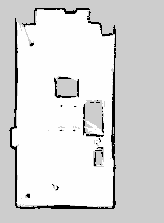
#> input picture src/map_image/turtlebot3_burger_example_map.pgm, 164 x 223 px
$ python slam_to_wall_shell_from_pgm.py
#> lines starting #> are read from the running program, lines starting #| are printed output that depends on the picture; after the words box and inside, x2 and y2 are one past the last pixel; in counts of white or black regions, pixels touching at a corner belong together
"""
slam_to_wall_shell_from_pgm.py
────────────────────────────────────────────
입력:
  - map.pgm (SLAM 점유맵) ← 필수
출력(public/에 저장):
  - map_outline.png    : 외벽만 그린 PNG
  - wall_shell.json    : Extrude용 outer/inner 경로 (픽셀 단위)
  - meta.json          : resolution, origin, width, height, rotateCCW90
"""

import cv2
import numpy as np
import json
from pathlib import Path

# ======== 경로 설정 ========
BASE_DIR = Path(__file__).resolve().parent.parent  # react 프로젝트 루트
PGM_PATH = BASE_DIR / 'src' / 'map_image' / 'turtlebot3_burger_example_map.pgm'

OUT_PUBLIC = BASE_DIR / 'public'
OUTLINE_PNG = OUT_PUBLIC / 'map_outline.png'
SHELL_JSON  = OUT_PUBLIC / 'wall_shell.json'
META_JSON   = OUT_PUBLIC / 'meta.json'

# ======== 메타 기본값 ========
RESOLUTION = 0.05               # m/px
ORIGIN = {"x0": 0.0, "y0": 0.0} # meters
ROTATE_CCW_90 = True            # PNG/JSON 저장 시 회전 여부

# ======== 외벽 추출 파라미터 ========
THRESH_METHOD      = cv2.THRESH_BINARY + cv2.THRESH_OTSU
CLOSE_KERNEL_SIZE  = 5
CLOSE_ITER         = 2
AREA_MIN_RATIO     = 0.01
BORDER_TOL         = 3
APPROX_EPS_RATIO   = 0.012
WALL_THICKNESS     = 6
OFFSET_PX          = 5  # inner offset
# ====================================

def extract_outer_contours(gray: np.ndarray):
    """ 흑백(SLAM PGM) → 외벽 컨투어 """
    h, w = gray.shape
    _, bw = cv2.threshold(gray, 0, 255, THRESH_METHOD)
    if (bw == 0).sum() < (bw == 255).sum():
        bw = cv2.bitwise_not(bw)

    kern = cv2.getStructuringElement(cv2.MORPH_RECT, (CLOSE_KERNEL_SIZE, CLOSE_KERNEL_SIZE))
    bw = cv2.morphologyEx(bw, cv2.MORPH_CLOSE, kern, iterations=CLOSE_ITER)

    contours, _ = cv2.findContours(bw, cv2.RETR_EXTERNAL, cv2.CHAIN_APPROX_NONE)

    filtered = []
    for c in contours:
        x, y, cw, ch = cv2.boundingRect(c)
        if (x <= BORDER_TOL and y <= BORDER_TOL and
            w - (x + cw) <= BORDER_TOL and h - (y + ch) <= BORDER_TOL):
            continue
        filtered.append(c)

    if not filtered:
        filtered = contours

    areas = [cv2.contourArea(c) for c in filtered]
    if areas:
        max_area = max(areas)
        filtered = [c for c in filtered if cv2.contourArea(c) > AREA_MIN_RATIO * max_area]

    approx_list = []
    for c in filtered:
        eps = APPROX_EPS_RATIO * cv2.arcLength(c, True)
        approx = cv2.approxPolyDP(c, eps, True)
        approx_list.append(approx)

    return approx_list, (h, w)

def write_outline_png(contours, shape, out_path: Path):
    h, w = shape
    canvas = np.full((h, w, 3), 255, np.uint8)
    cv2.drawContours(canvas, contours, -1, (0, 0, 0), WALL_THICKNESS)

    if ROTATE_CCW_90:
        canvas = cv2.rotate(canvas, cv2.ROTATE_90_COUNTERCLOCKWISE)
    out_path.parent.mkdir(parents=True, exist_ok=True)
    cv2.imwrite(str(out_path), canvas)
    print(f"✔ saved outline: {out_path}")

def compute_shell_json(contours, shape, out_json: Path):
    h, w = shape
    cnt = max(contours, key=cv2.contourArea)
    outer = np.squeeze(cnt).astype(int)

    mask = np.zeros((h, w), np.uint8)
    cv2.drawContours(mask, [cnt], -1, 255, thickness=cv2.FILLED)
    kernel = cv2.getStructuringElement(cv2.MORPH_ELLIPSE, (2*OFFSET_PX, 2*OFFSET_PX))
    eroded = cv2.erode(mask, kernel)

    inner_contours, _ = cv2.findContours(eroded, cv2.RETR_EXTERNAL, cv2.CHAIN_APPROX_NONE)
    if not inner_contours:
        inner = outer.copy()
    else:
        inner = np.squeeze(inner_contours[0]).astype(int)

    if ROTATE_CCW_90:
        def rot_pts(pts):
            xs = pts[:, 0].astype(np.int32)
            ys = pts[:, 1].astype(np.int32)
            x_p = ys
            y_p = (w - 1 - xs)
            return np.stack([x_p, y_p], axis=1)
        outer = rot_pts(outer)
        inner = rot_pts(inner)
        new_w, new_h = h, w
        w, h = new_w, new_h

    data = {
        "outer": outer.tolist(),
        "inner": inner.tolist()
    }
    out_json.parent.mkdir(parents=True, exist_ok=True)
    with open(out_json, 'w', encoding='utf-8') as f:
        json.dump(data, f)
    print(f"✔ saved shell json: {out_json}")
    return (h, w)

def main():
    gray = cv2.imread(str(PGM_PATH), cv2.IMREAD_GRAYSCALE)
#> gray is the input picture: shape (223, 164); min 0, max 254, mean 218
    if gray is None:
        raise FileNotFoundError(PGM_PATH)

    contours, shape = extract_outer_contours(gray)
#> in extract_outer_contours, `_, bw = cv2.threshold(gray, 0, 255, THRESH_METHOD)`:
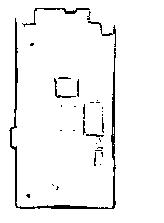
#> bw: shape (223, 164); 95.6% white; black in thin lines or dots, all inside (x1, y1, x2, y2) = (9, 8, 116, 209)
#> in extract_outer_contours, `bw = cv2.morphologyEx(bw, cv2.MORPH_CLOSE, kern, iterations=CLOSE_ITER)`:
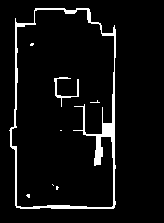
#> bw: shape (223, 164); 5.7% white; 8 white regions (6 under 20 px)
#> in extract_outer_contours, `contours, _ = cv2.findContours(bw, cv2.RETR_EXTERNAL, cv2.CHAIN_APPROX..`: contours = 1 contour; box (x1, y1, x2, y2) and area: (9, 8, 116, 209) 19160
#> the loop in extract_outer_contours, `for c in contours:` made 1 pass
#> (x, y, cw, ch) on pass 1: (9, 8, 107, 201)
#> after the loop in extract_outer_contours, `for c in contours:`: filtered has the same summary as contours
#> in extract_outer_contours, `areas = [cv2.contourArea(c) for c in filtered]`: areas = [19159.5]
#> in extract_outer_contours, `max_area = max(areas)`: max_area = 19159.5
#> the loop in extract_outer_contours, `for c in filtered:` made 1 pass
#> eps on pass 1: 7.53
#> after the loop in extract_outer_contours, `for c in filtered:`: approx_list = 1 item
#> contours = 1 item; shape = (223, 164)
    write_outline_png(contours, shape, OUTLINE_PNG)
#> in write_outline_png, `h, w = shape`: h = 223; w = 164
#> in write_outline_png, `canvas = np.full((h, w, 3), 255, np.uint8)`: canvas: shape (223, 164, 3); every value is 255
#> in write_outline_png, `cv2.drawContours(canvas, contours, -1, (0, 0, 0), WALL_THICKNESS)`:
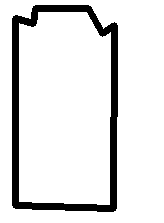
#> canvas: shape (223, 164, 3); 88.7% white; 1 black region, box (x1, y1, x2, y2) and area: (12, 5, 118, 212) 4121
#> in write_outline_png, `canvas = cv2.rotate(canvas, cv2.ROTATE_90_COUNTERCLOCKWISE)`:
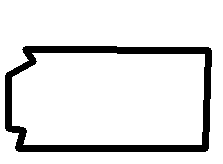
#> canvas: shape (164, 223, 3); 88.7% white; 1 black region, box (x1, y1, x2, y2) and area: (5, 46, 212, 152) 4121
    final_h, final_w = compute_shell_json(contours, shape, SHELL_JSON)
#> in compute_shell_json, `h, w = shape`: h = 223; w = 164
#> in compute_shell_json, `cnt = max(contours, key=cv2.contourArea)`: cnt = [[35, 8], [33, 23], [15, 18], [15, 205], [113, 208], [114, 25], [102, 33], [88, 8]]
#> in compute_shell_json, `outer = np.squeeze(cnt).astype(int)`: outer has the same summary as cnt
#> in compute_shell_json, `cv2.drawContours(mask, [cnt], -1, 255, thickness=cv2.FILLED)`:
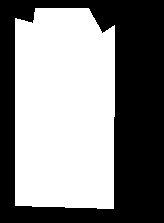
#> mask: shape (223, 164); 52.5% white; 1 black region, box (x1, y1, x2, y2) and area: (0, 0, 164, 223) 17381
#> in compute_shell_json, `eroded = cv2.erode(mask, kernel)`:
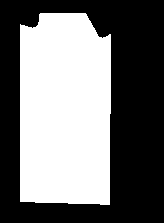
#> eroded: shape (223, 164); 45.3% white; 1 white region
#> in compute_shell_json, `inner_contours, _ = cv2.findContours(eroded, cv2.RETR_EXTERNAL, cv2.CH..`: inner_contours = 1 contour; box (x1, y1, x2, y2) and area: (20, 13, 111, 205) 16284
#> in compute_shell_json, `inner = np.squeeze(inner_contours[0]).astype(int)`: inner = 545 pairs, first value 20 to 110, second value 13 to 204
#> in rot_pts, `xs = pts[:, 0].astype(np.int32)`: xs = [35, 33, 15, 15, 113, 114, 102, 88]
#> in rot_pts, `ys = pts[:, 1].astype(np.int32)`: ys = [8, 23, 18, 205, 208, 25, 33, 8]
#> in rot_pts, `y_p = (w - 1 - xs)`: y_p = [128, 130, 148, 148, 50, 49, 61, 75]
#> in compute_shell_json, `outer = rot_pts(outer)`: outer = [[8, 128], [23, 130], [18, 148], [205, 148], [208, 50], [25, 49], [33, 61], [8, 75]]
#> in compute_shell_json, `inner = rot_pts(inner)`: inner = 545 pairs, first value 13 to 204, second value 53 to 143
#> in compute_shell_json, `new_w, new_h = h, w`: new_w = 223; new_h = 164
#> in compute_shell_json, `w, h = new_w, new_h`: w = 223; h = 164
#> final_h = 164; final_w = 223

    meta_out = {
        "resolution": RESOLUTION,
        "origin": ORIGIN,
        "width": final_w,
        "height": final_h,
        "rotateCCW90": ROTATE_CCW_90
    }
    with open(META_JSON, 'w', encoding='utf-8') as f:
        json.dump(meta_out, f)
    print(f"✔ saved meta json: {META_JSON}\n{meta_out}")
#| ✔ saved meta json: public/meta.json
#| {'resolution': 0.05, 'origin': {'x0': 0.0, 'y0': 0.0}, 'width': 223, 'height': 164, 'rotateCCW90': True}

if __name__ == "__main__":
    main()

$ run again, with src/map_image/epuck_world_map.pgm copied over src/map_image/turtlebot3_burger_example_map.pgm
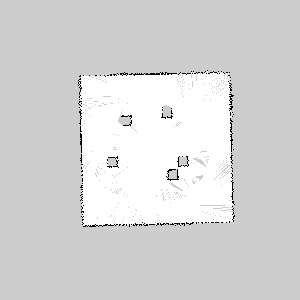
#> input picture src/map_image/epuck_world_map.pgm, 300 x 300 px
#> in main, gray is the input picture: shape (300, 300); min 0, max 254, mean 214.6
#> in extract_outer_contours, `bw = cv2.morphologyEx(bw, cv2.MORPH_CLOSE, kern, iterations=CLOSE_ITER)`:
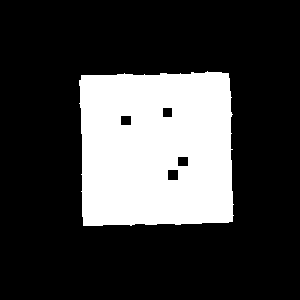
#> bw: shape (300, 300); 24.7% white; 1 white region
#> in extract_outer_contours, `contours, _ = cv2.findContours(bw, cv2.RETR_EXTERNAL, cv2.CHAIN_APPROX..`: contours = 1 contour; box (x1, y1, x2, y2) and area: (79, 71, 234, 226) 22290
#> the loop in extract_outer_contours, `for c in contours:` made 1 pass
#> (x, y, cw, ch) on pass 1: (79, 71, 155, 155)
#> after the loop in extract_outer_contours, `for c in contours:`: filtered has the same summary as contours
#> areas = [22290.5]
#> max_area = 22290.5
#> the loop in extract_outer_contours, `for c in filtered:` made 1 pass
#> (eps, approx) on pass 1: (7.46, [[228, 73], [81, 75], [83, 225], [232, 221]])
#> after the loop in extract_outer_contours, `for c in filtered:`: approx_list = [[[228, 73], [81, 75], [83, 225], [232, 221]]]
#> in main, `contours, shape = extract_outer_contours(gray)`: shape = (300, 300)
#> in write_outline_png, `h, w = shape`: h = 300
#> cnt = [[228, 73], [81, 75], [83, 225], [232, 221]]
#> mask: shape (300, 300); 24.8% white; 1 white region, box (x1, y1, x2, y2) and area: (81, 73, 233, 226) 22359
#> in compute_shell_json, `eroded = cv2.erode(mask, kernel)`:
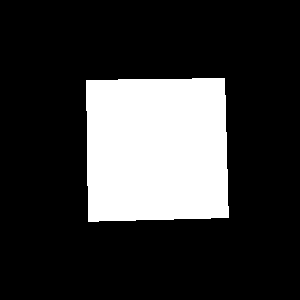
#> eroded: shape (300, 300); 21.9% white; 1 white region
#> inner_contours = 1 contour; box (x1, y1, x2, y2) and area: (86, 78, 229, 222) 19441
#> in compute_shell_json, `inner = np.squeeze(inner_contours[0]).astype(int)`: inner = 558 pairs, first value 86 to 228, second value 78 to 221
#> xs = [228, 81, 83, 232]
#> ys = [73, 75, 225, 221]
#> y_p = [71, 218, 216, 67]
#> in compute_shell_json, `outer = rot_pts(outer)`: outer = [[73, 71], [75, 218], [225, 216], [221, 67]]
#> in compute_shell_json, `inner = rot_pts(inner)`: inner = 558 pairs, first value 78 to 221, second value 71 to 213
#> new_w = 300
#| ✔ saved meta json: public/meta.json
#| {'resolution': 0.05, 'origin': {'x0': 0.0, 'y0': 0.0}, 'width': 300, 'height': 300, 'rotateCCW90': True}
